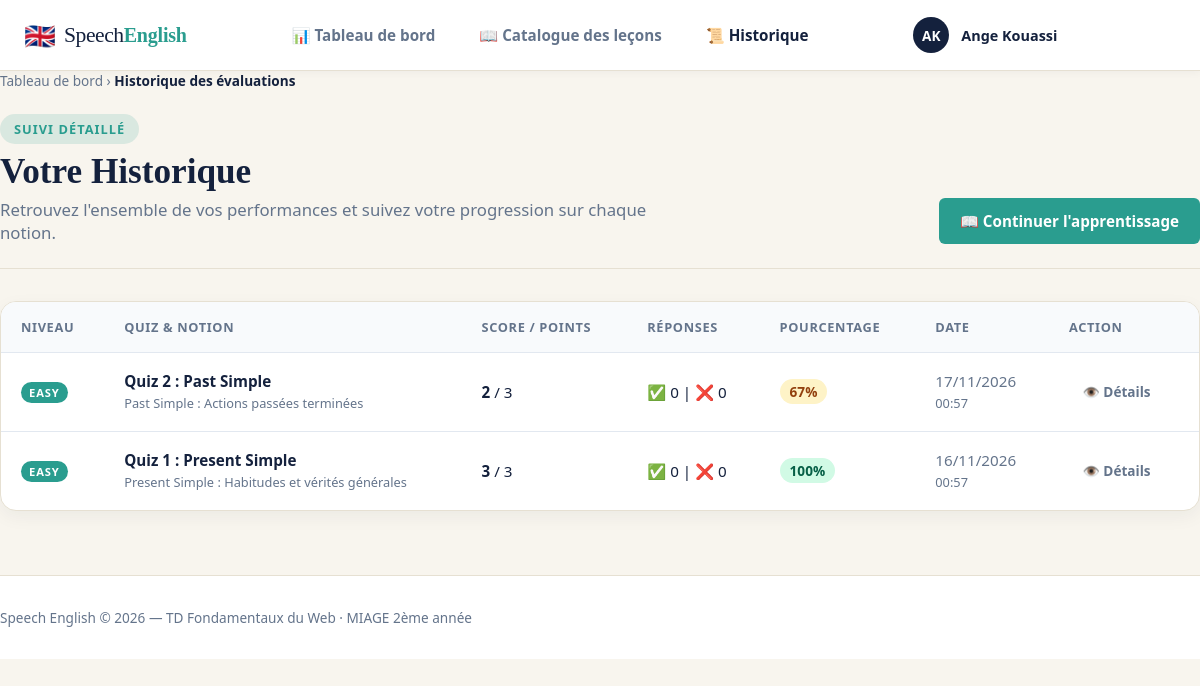
Page /results (signed in) on the earlier database version.
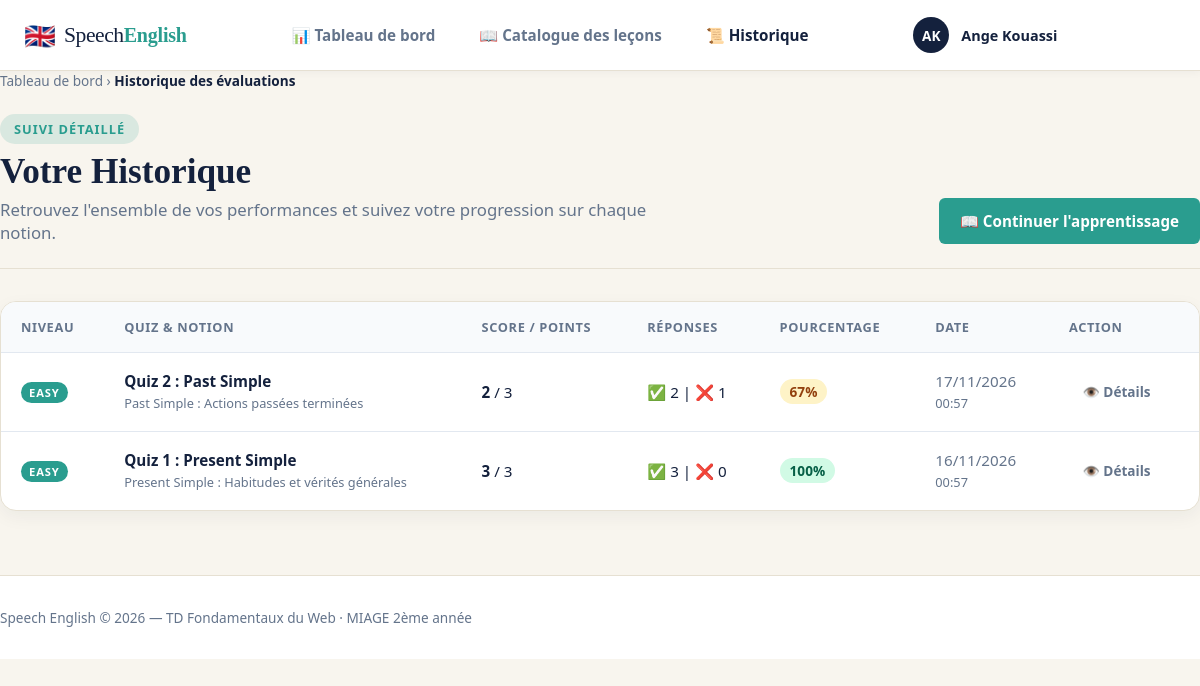
Same page on the later database version.
### tables this page shows
CREATE TABLE `utilisateurs` (
    `id` INT UNSIGNED AUTO_INCREMENT PRIMARY KEY,
    `nom` VARCHAR(100) NOT NULL,
    `prenom` VARCHAR(100) NOT NULL,
    `email` VARCHAR(191) NOT NULL UNIQUE,
    `mot_de_passe` VARCHAR(255) NOT NULL COMMENT 'Hash bcrypt ou argon2 (jamais en clair)',
    `date_creation` DATETIME NOT NULL DEFAULT CURRENT_TIMESTAMP,
    `date_mise_a_jour` DATETIME NULL DEFAULT NULL ON UPDATE CURRENT_TIMESTAMP
);

CREATE TABLE `tentatives_quiz` (
    `id` INT UNSIGNED AUTO_INCREMENT PRIMARY KEY,
    `utilisateur_id` INT UNSIGNED NOT NULL,
    `quiz_id` INT UNSIGNED NOT NULL,
    `score_obtenu` INT UNSIGNED NOT NULL,
    `score_max` INT UNSIGNED NOT NULL,
    `bonnes_reponses` INT UNSIGNED NOT NULL DEFAULT 0,
    `mauvaises_reponses` INT UNSIGNED NOT NULL DEFAULT 0,
    `pourcentage` DECIMAL(5,2) NOT NULL COMMENT 'Score en pourcentage (ex: 80.00)',
    `date_tentative` DATETIME NOT NULL DEFAULT CURRENT_TIMESTAMP,
    CONSTRAINT `fk_tentatives_utilisateurs`
        FOREIGN KEY (`utilisateur_id`) REFERENCES `utilisateurs` (`id`)
        ON DELETE CASCADE ON UPDATE CASCADE,
    CONSTRAINT `fk_tentatives_quiz`
        FOREIGN KEY (`quiz_id`) REFERENCES `quiz` (`id`)
        ON DELETE CASCADE ON UPDATE CASCADE
);

CREATE TABLE `niveaux` (
    `id` INT UNSIGNED AUTO_INCREMENT PRIMARY KEY,
    `code` VARCHAR(20) NOT NULL UNIQUE COMMENT 'Identifiant court : easy, basic, hard',
    `titre` VARCHAR(100) NOT NULL,
    `description` TEXT NULL,
    `ordre` TINYINT UNSIGNED NOT NULL DEFAULT 1,
    `date_creation` DATETIME NOT NULL DEFAULT CURRENT_TIMESTAMP
);

CREATE TABLE `quiz` (
    `id` INT UNSIGNED AUTO_INCREMENT PRIMARY KEY,
    `lecon_id` INT UNSIGNED NOT NULL UNIQUE COMMENT 'Chaque leçon possède un quiz d évaluation unique',
    `titre` VARCHAR(150) NOT NULL,
    `description` TEXT NULL,
    `date_creation` DATETIME NOT NULL DEFAULT CURRENT_TIMESTAMP,
    CONSTRAINT `fk_quiz_lecons`
        FOREIGN KEY (`lecon_id`) REFERENCES `lecons` (`id`)
        ON DELETE CASCADE ON UPDATE CASCADE
);

CREATE TABLE `lecons` (
    `id` INT UNSIGNED AUTO_INCREMENT PRIMARY KEY,
    `niveau_id` INT UNSIGNED NOT NULL,
    `titre` VARCHAR(150) NOT NULL,
    `slug` VARCHAR(150) NOT NULL UNIQUE,
    `contenu` LONGTEXT NOT NULL COMMENT 'Règles, structures, exemples bilingues et remarques',
    `ordre` INT UNSIGNED NOT NULL DEFAULT 1,
    `date_creation` DATETIME NOT NULL DEFAULT CURRENT_TIMESTAMP,
    `date_mise_a_jour` DATETIME NULL DEFAULT NULL ON UPDATE CURRENT_TIMESTAMP,
    CONSTRAINT `fk_lecons_niveaux`
        FOREIGN KEY (`niveau_id`) REFERENCES `niveaux` (`id`)
        ON DELETE RESTRICT ON UPDATE CASCADE
);

### app/helpers/functions.php (called while the page is built, shortened)
<?php
function e($value): string
{
    return htmlspecialchars((string) $value, ENT_QUOTES, 'UTF-8');
}
function url(string $path = ''): string
{
    $scriptDir = dirname($_SERVER['SCRIPT_NAME'] ?? '');
    $base = ($scriptDir === '/' || $scriptDir === '\\') ? '' : rtrim($scriptDir, '/\\');
    $cleanPath = ltrim($path, '/');
    return $cleanPath === '' ? ($base ?: '/') : $base . '/' . $cleanPath;
}
function renderView(string $view, array $data = []): void
{
    extract($data);
    $viewPath = dirname(__DIR__) . DIRECTORY_SEPARATOR . 'views' . DIRECTORY_SEPARATOR . str_replace('/', DIRECTORY_SEPARATOR, $view) . '.php';
    require $viewPath;
}

### app/controllers/QuizController.php (called while the page is built, shortened)
<?php
class QuizController
{
    private User $userModel;
    public function __construct()
    {
        $this->userModel = new User();
    }
    public function history(): void
    {
        $userId = $_SESSION['user_id'] ?? null;
        $user = $this->userModel->findById((int) $userId);
        $dashboardModel = new \App\Models\DashboardModel();
        $history = $dashboardModel->getQuizHistory((int) $userId, 50);
        renderView('results/index', [
            'user'    => $user,
            'history' => $history,
        ]);
    }
}

### app/config/database.php (called while the page is built, shortened)
<?php
class Database
{
    private static ?PDO $connection = null;
    public static function getConnection(): PDO
    {
        if (self::$connection === null) {
            $host    = getenv('DB_HOST');
            $port    = getenv('DB_PORT') ?: '3306';
            $dbname  = getenv('DB_NAME');
            $user    = getenv('DB_USER');
            $pass    = getenv('DB_PASS');
            $charset = getenv('DB_CHARSET') ?: 'utf8mb4';
            $dsn = "mysql:host={$host};port={$port};dbname={$dbname};charset={$charset}";
            $options = [
                PDO::ATTR_ERRMODE            => PDO::ERRMODE_EXCEPTION,
                PDO::ATTR_DEFAULT_FETCH_MODE => PDO::FETCH_ASSOC,
                PDO::ATTR_EMULATE_PREPARES   => false,
                PDO::MYSQL_ATTR_INIT_COMMAND => "SET NAMES '{$charset}' COLLATE '{$charset}_unicode_ci'",
                PDO::ATTR_TIMEOUT            => 5,
            ];
            try {
                self::$connection = new PDO($dsn, $user, $pass !== false ? $pass : '', $options);
            } catch (PDOException $e) {
                error_log("[Database Connection Error] " . $e->getMessage());
                throw new RuntimeException(
                    "Erreur de connexion à la base de données : impossible d'établir la communication avec le serveur MySQL. " .
                    "Veuillez vérifier que le service MySQL est démarré et que les accès dans .env sont corrects."
                );
            }
        }
        return self::$connection;
    }
}

### app/models/User.php (called while the page is built, shortened)
<?php
class User
{
    private PDO $db;
    public function __construct()
    {
        $this->db = Database::getConnection();
    }
    public function findById(int $id): ?array
    {
        $sql = "SELECT id, nom, prenom, email, date_creation
                FROM utilisateurs
                WHERE id = :id
                LIMIT 1";
        $stmt = $this->db->prepare($sql);
        $stmt->execute(['id' => $id]);
        $user = $stmt->fetch();
        return $user ?: null;
    }
}

### app/models/DashboardModel.php (called while the page is built, shortened)
<?php
class DashboardModel
{
    private PDO $db;
    public function __construct()
    {
        $this->db = Database::getConnection();
    }
    public function getQuizHistory(int $userId, int $limit = 5): array
    {
        $sql = "
            SELECT
                t.id AS tentative_id,
                t.score_obtenu,
                t.score_max,
                t.bonnes_reponses,
                t.mauvaises_reponses,
                t.pourcentage,
                t.date_tentative,
                q.id AS quiz_id,
                q.titre AS quiz_titre,
                l.id AS lecon_id,
                l.titre AS lecon_titre,
                n.code AS niveau_code,
                n.titre AS niveau_titre
            FROM tentatives_quiz t
            JOIN quiz q ON t.quiz_id = q.id
            JOIN lecons l ON q.lecon_id = l.id
            JOIN niveaux n ON l.niveau_id = n.id
            WHERE t.utilisateur_id = :uid
            ORDER BY t.date_tentative DESC, t.id DESC
            LIMIT " . (int) $limit;
        $stmt = $this->db->prepare($sql);
        $stmt->execute(['uid' => $userId]);
        return $stmt->fetchAll();
    }
}

### app/views/results/index.php (the view, shortened to what this page needs)
<!DOCTYPE html>
<html lang="fr">
<head>
    <link rel="stylesheet" href="<?= url('/assets/css/style.css') ?>">
</head>
<body class="dashboard-body">
    <header class="app-header">
        <div class="header-container">
            <div class="brand">
                <a href="<?= url('/dashboard') ?>" class="brand-link">
                    <span class="brand-flag">🇬🇧</span>
                    <span class="brand-name">Speech<strong>English</strong></span>
                </a>
            </div>
            <nav class="nav-links">
                <a href="<?= url('/dashboard') ?>" class="nav-link">📊 Tableau de bord</a>
                <a href="<?= url('/lessons') ?>" class="nav-link">📖 Catalogue des leçons</a>
                <a href="<?= url('/results') ?>" class="nav-link active">📜 Historique</a>
            </nav>
            <div class="header-user">
                <div class="user-avatar-badge">
                    <?= strtoupper(substr($user['prenom'], 0, 1) . substr($user['nom'], 0, 1)) ?>
                </div>
                <div class="user-meta">
                    <span class="user-greeting"><?= e($user['prenom']) ?> <?= e($user['nom']) ?></span>
                </div>
                <a href="<?= url('/logout') ?>" class="btn-logout" title="Déconnexion">Déconnexion</a>
            </div>
        </div>
    </header>
    <main class="dashboard-main">
        <div class="container mt-4">
            <nav class="breadcrumb-nav">
                <a href="<?= url('/dashboard') ?>">Tableau de bord</a> &rsaquo;
                <span class="breadcrumb-current">Historique des évaluations</span>
            </nav>
            <div class="page-intro-header">
                <div>
                    <span class="pill teal">SUIVI DÉTAILLÉ</span>
                    <h1 class="page-title">Votre Historique</h1>
                    <p class="page-subtitle">Retrouvez l'ensemble de vos performances et suivez votre progression sur chaque notion.</p>
                </div>
                <div class="header-actions">
                    <a href="<?= url('/lessons') ?>" class="btn btn-primary">📖 Continuer l'apprentissage</a>
                </div>
            </div>
            <div class="history-card mt-4">
                <?php if (empty($history)): ?>
                    <div class="empty-history-state">
                        <div class="empty-icon">📝</div>
                        <h3>Aucune évaluation enregistrée</h3>
                        <p>Dès que vous terminerez votre premier quiz, vos résultats détaillés s'afficheront ici.</p>
                        <a href="<?= url('/lessons') ?>" class="btn btn-primary mt-3">Voir les leçons</a>
                    </div>
                <?php else: ?>
                    <div class="table-responsive">
                        <table class="table-history">
                            <thead>
                                <tr>
                                    <th>Niveau</th>
                                    <th>Quiz & Notion</th>
                                    <th>Score / Points</th>
                                    <th>Réponses</th>
                                    <th>Pourcentage</th>
                                    <th>Date</th>
                                    <th>Action</th>
                                </tr>
                            </thead>
                            <tbody>
                                <?php foreach ($history as $h): ?>
                                    <tr>
                                        <td>
                                            <span class="pill solid-<?= e($h['niveau_code']) ?> sm">
                                                <?= strtoupper(e($h['niveau_code'])) ?>
                                            </span>
                                        </td>
                                        <td>
                                            <strong><?= e($h['quiz_titre']) ?></strong>
                                            <div class="table-sub"><?= e($h['lecon_titre']) ?></div>
                                        </td>
                                        <td>
                                            <span class="score-bold"><?= $h['score_obtenu'] ?></span> / <?= $h['score_max'] ?>
                                        </td>
                                        <td>
                                            <span class="text-success" title="Bonnes réponses">✅ <?= $h['bonnes_reponses'] ?></span>
                                            <span class="text-muted mx-1">|</span>
                                            <span class="text-danger" title="Mauvaises réponses">❌ <?= $h['mauvaises_reponses'] ?></span>
                                        </td>
                                        <td>
                                            <?php $pct = round($h['pourcentage']); ?>
                                            <span class="score-badge <?= $pct >= 80 ? 'high' : ($pct >= 50 ? 'mid' : 'low') ?>">
                                                <?= $pct ?>%
                                            </span>
                                        </td>
                                        <td class="table-date">
                                            <?= date('d/m/Y', strtotime($h['date_tentative'])) ?>
                                            <div class="table-sub"><?= date('H:i', strtotime($h['date_tentative'])) ?></div>
                                        </td>
                                        <td>
                                            <a href="<?= url('/results/' . $h['tentative_id']) ?>" class="btn btn-sm btn-ghost" title="Voir le détail">
                                                👁️ Détails
                                            </a>
                                        </td>
                                    </tr>
                                <?php endforeach; ?>
                            </tbody>
                        </table>
                    </div>
                <?php endif; ?>
            </div>
        </div>
    </main>
    <footer class="app-footer">
        <div class="container text-center">
            <p>Speech English &copy; <?= date('Y') ?> — TD Fondamentaux du Web &middot; MIAGE 2ème année</p>
        </div>
    </footer>
</body>
</html>

### public/index.php (shortened to what this page needs)
<?php
require_once dirname(__DIR__) . '/app/helpers/functions.php';
$requestUri = parse_url($_SERVER['REQUEST_URI'] ?? '/', PHP_URL_PATH);
$scriptName = dirname($_SERVER['SCRIPT_NAME'] ?? '');
if ($scriptName !== '/' && $scriptName !== '\\' && str_starts_with($requestUri, $scriptName)) {
    $route = substr($requestUri, strlen($scriptName));
} else {
    $route = $requestUri;
}
$route = '/' . trim($route, '/');
$quizController   = new QuizController();
if ($route === '/results') {
    $quizController->history();
    exit;
}

Differences in the rows shown:
changed tentatives_quiz "Quiz 2 : Past Simple": bonnes_reponses "0" → "2"; mauvaises_reponses "0" → "1"
changed tentatives_quiz "Quiz 1 : Present Simple": bonnes_reponses "0" → "3"
